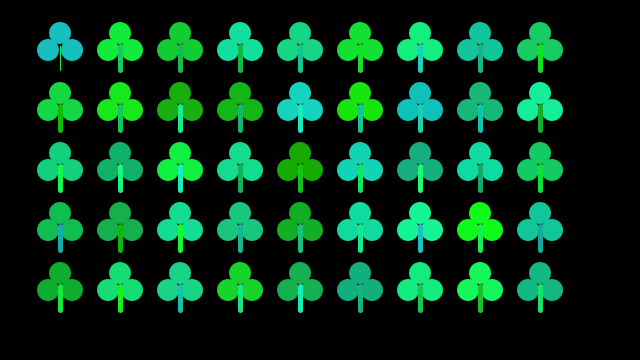
Frame 1 (no input)
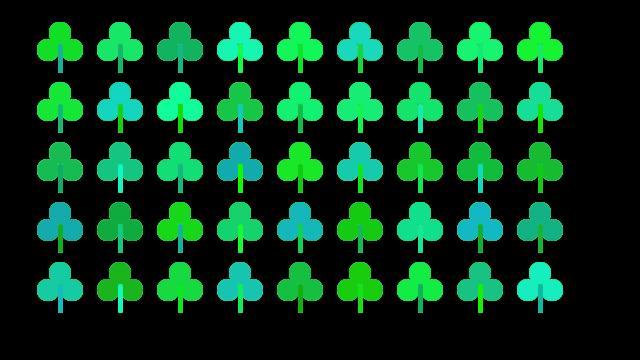
Frame 60 (the mouse pressed at the canvas centre just before this capture)
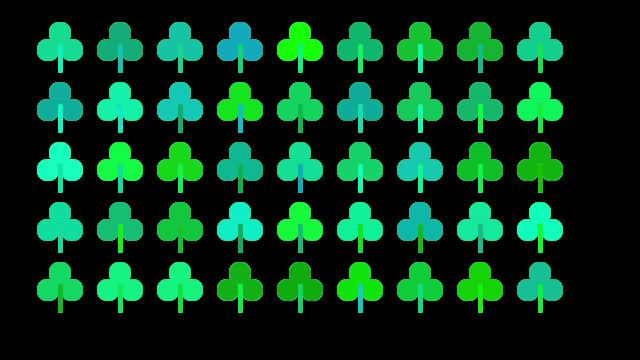
Frame 120 (the mouse held since frame 60 and released just before this capture)

The Processing sketch that drew these frames (run headless with seeded random() and noise(); from frame 60 on, the mouse is pressed at the canvas centre):

// Processing sketch: processing_187340
// ── processing_187340.pde

void setup (){
size(640, 360); 
background(0); 
noStroke(); 
}

int gridSize = 60;


void draw () {
for (int x = gridSize; x <= width - gridSize; x += gridSize) {
  for (int y = gridSize; y <= height - gridSize; y += gridSize) {
    noStroke();
    fill(random(15,25), random(170,255), random(0,200));
    ellipse(x,y-27,22,22);
    ellipse(x-12, y-10, 22, 22);
    ellipse(x+12, y-10, 22, 22);
    stroke(random(15,25), random(170,255), random(0,200));
    line(x,y-14,x,y+10);
    strokeWeight(5);
    }
  }
}
